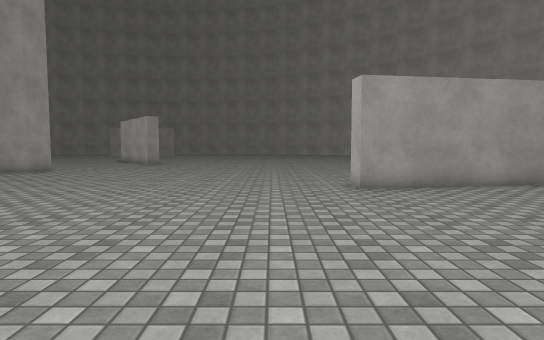
[1] (above)

23 first-person views from a walk through a scene from a Unity 3-D project. The camera is 1.2 m above the floor, tilts 4° down and sees 75° across. The floor is counted in squares, 1 m on a side. Each view is taken from the middle of a square. On the plan, view 1 faces up. The plan holds only what a view shows up to about 14 squares ahead; the rest is blank. The place goes on beyond the plan. The player character is not drawn. Surface patterns are stand-ins for the level's own textures.

[2]
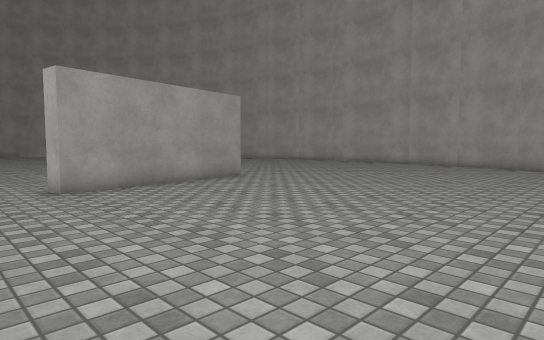

[3]
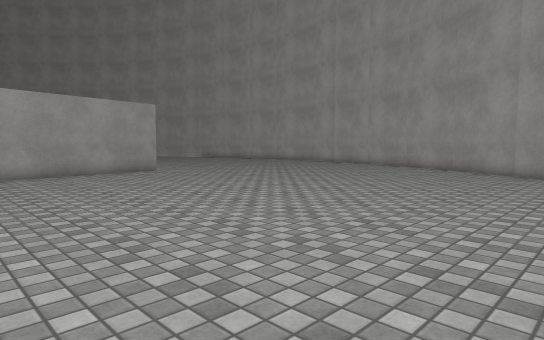

[4]
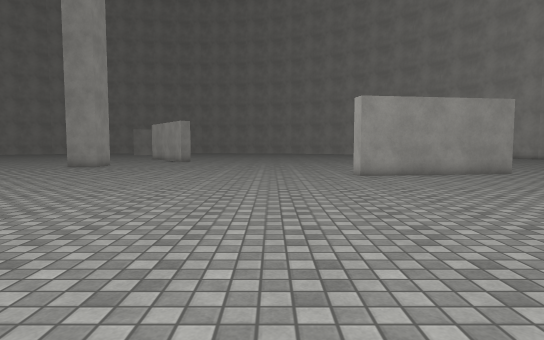

[5]
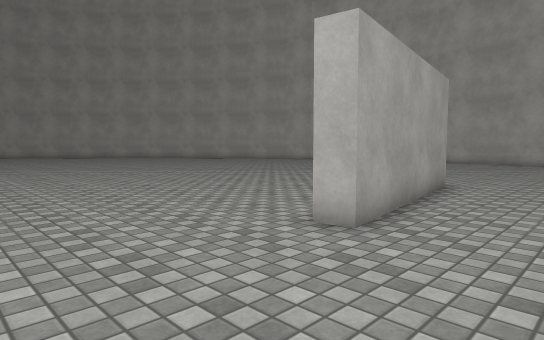

[6]
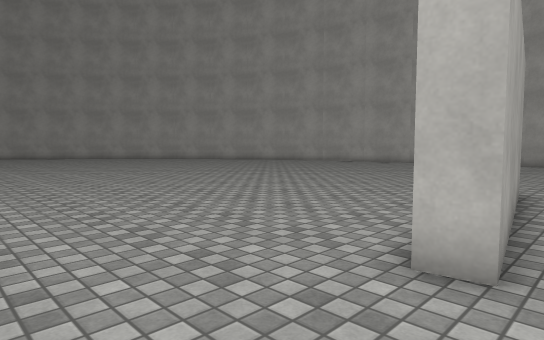

[7]
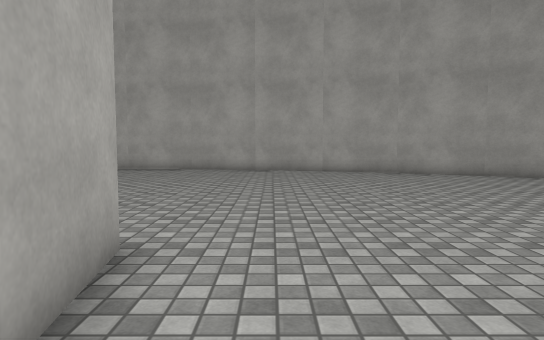

[8]
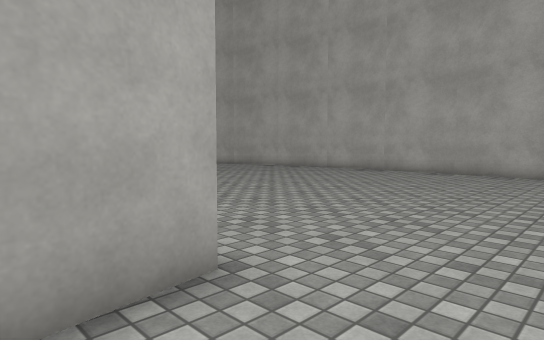

[9]
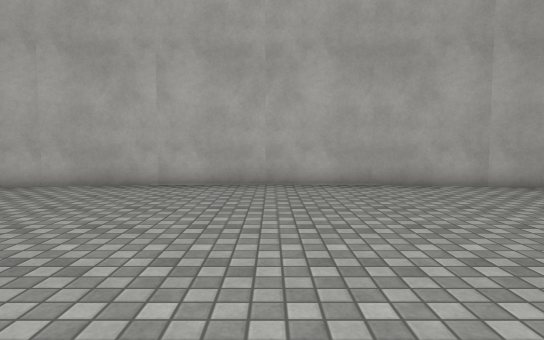

[10]
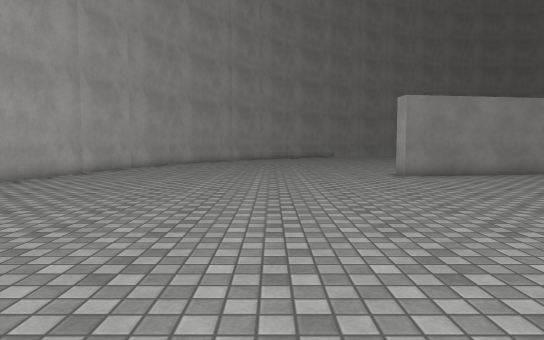

[11]
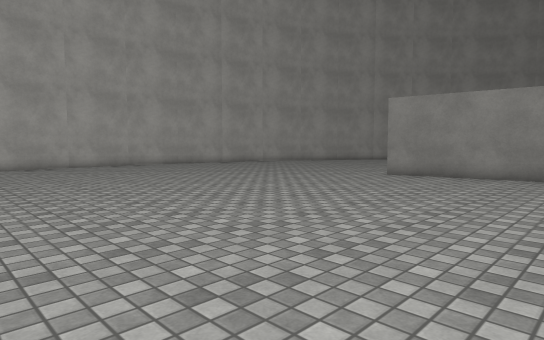

[12]
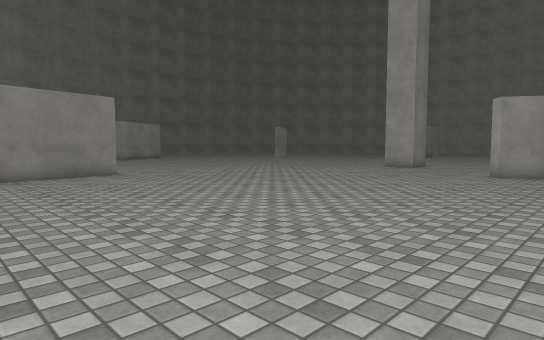

[13]
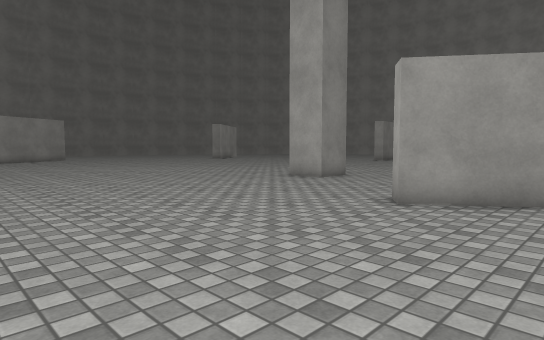

[14]
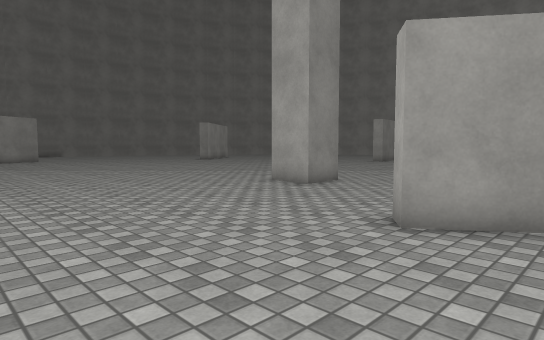

[15]
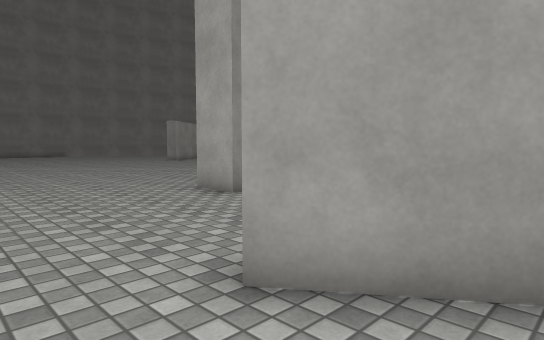

[16]
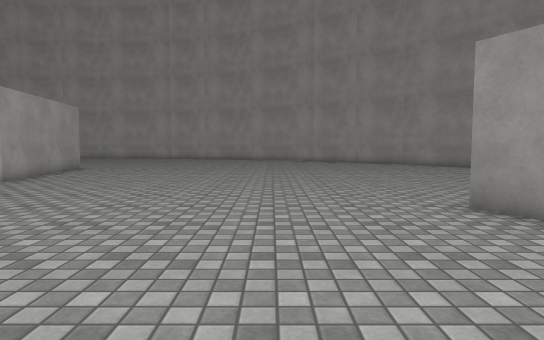

[17]
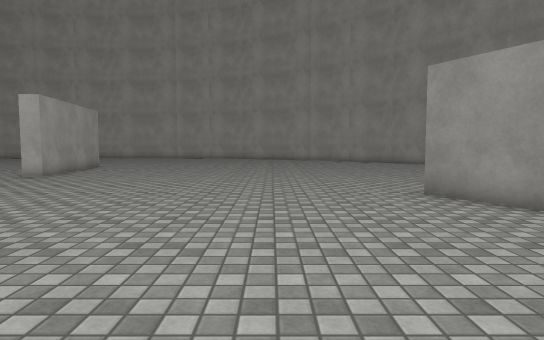

[18]
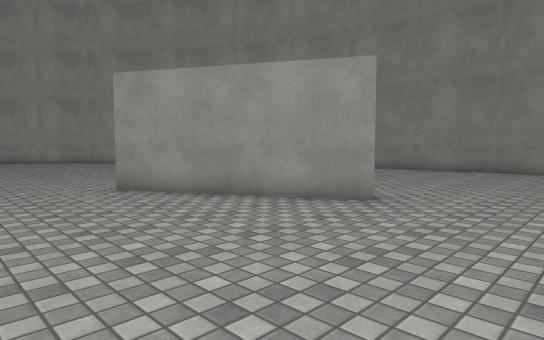

[19]
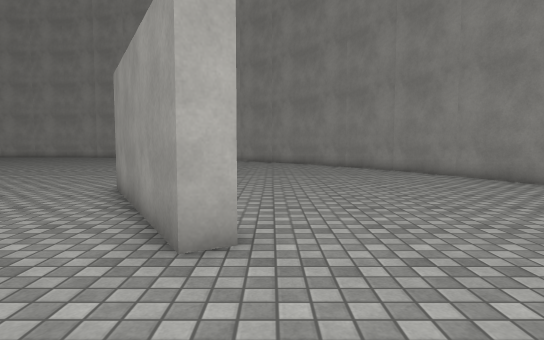

[20]
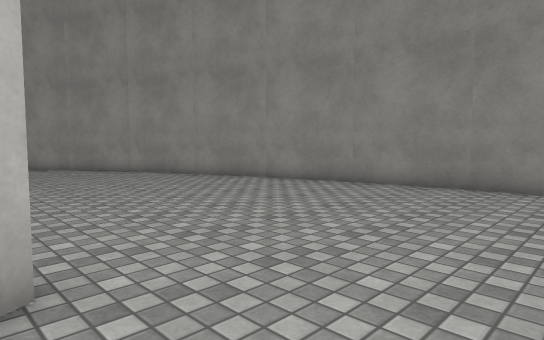

[21]
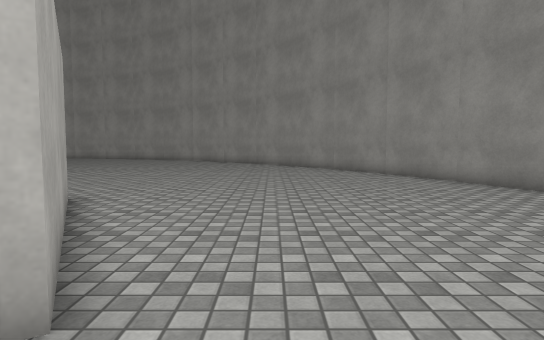

[22]
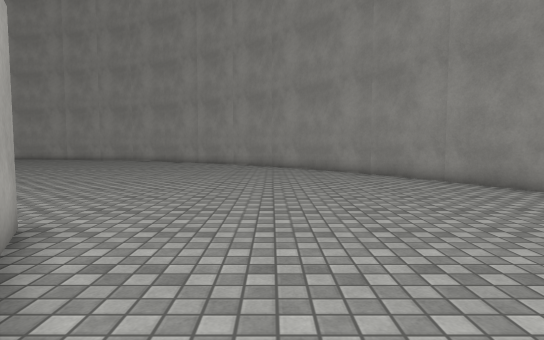

[23]
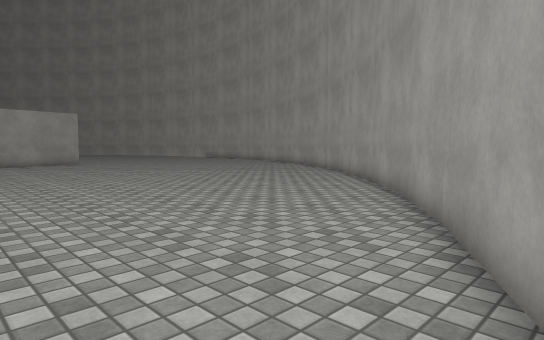

### Floor plan
Points are (right, up) in squares from view 1. A wall is a line through its corners. A room is listed if a view was taken in it or the views show most of it. See-through windows are left out.
Room 1 (views 1, 2, 3, 4, 5, 6, 7, 8, 9, 10, 11, 12, 13, 14, 15, 16, 17, 18, 19, 20, 21, 22, 23)
walls: (2.6, 10.5) (8.9, 11.4) (9, 10.7) (2.4, 9.7) (2.3, 10.4); (-2, -3.4) (-7.8, -6.6) (-8.2, -6) (-2.3, -2.7); (16.3, -3) (17.1, -1.9); (17, -2.1) (18.8, 0.8); (18.7, 0.7) (19.1, 1.5); (10.3, -9.2) (12.8, -7) (14.2, -5.5); (-12.2, 17) (-10.6, 17) (-10.6, 16.5); (7.5, -11.1) (10.4, -9.1); (21.8, 8.4) (22.1, 9.8) (22.6, 13); (-8.5, 23.9) (-6.9, 21.7) (-7.5, 21.3); (22.6, 12.9) (22.8, 16.3); (22.8, 16.1) (22.6, 19.4); (-1.5, -15.2) (1.7, -14.1) (4.7, -12.7) (7.6, -11.1); (22.6, 19.3) (22.1, 22.6) (21.8, 23.6); (-4.8, -16) (-1.4, -15.2); (-8.2, -16.5) (-4.7, -16)

Positions as (right, up) in squares from view 1, and headings:
1: (0, 0), facing up
2: (0, 0), facing up-right
3: (1, -5), facing up-right
4: (-1, -4), facing up
5: (-2, 7), facing up-right
6: (-1, 9), facing up-right
7: (5, 9), facing right
8: (7, 8), facing up-right
9: (12, 16), facing right
10: (14, 25), facing down
11: (2, 25), facing down-right
12: (8, 25), facing down-left
13: (0, 25), facing down-left
14: (-2, 24), facing down-left
15: (-5, 24), facing down-left
16: (-9, 1), facing right
17: (-11, 1), facing right
18: (-12, 1), facing down-right
19: (-12, -7), facing right
20: (-11, -6), facing down-right
21: (-10, -8), facing right
22: (-7, -7), facing right
23: (2, -13), facing up-right
